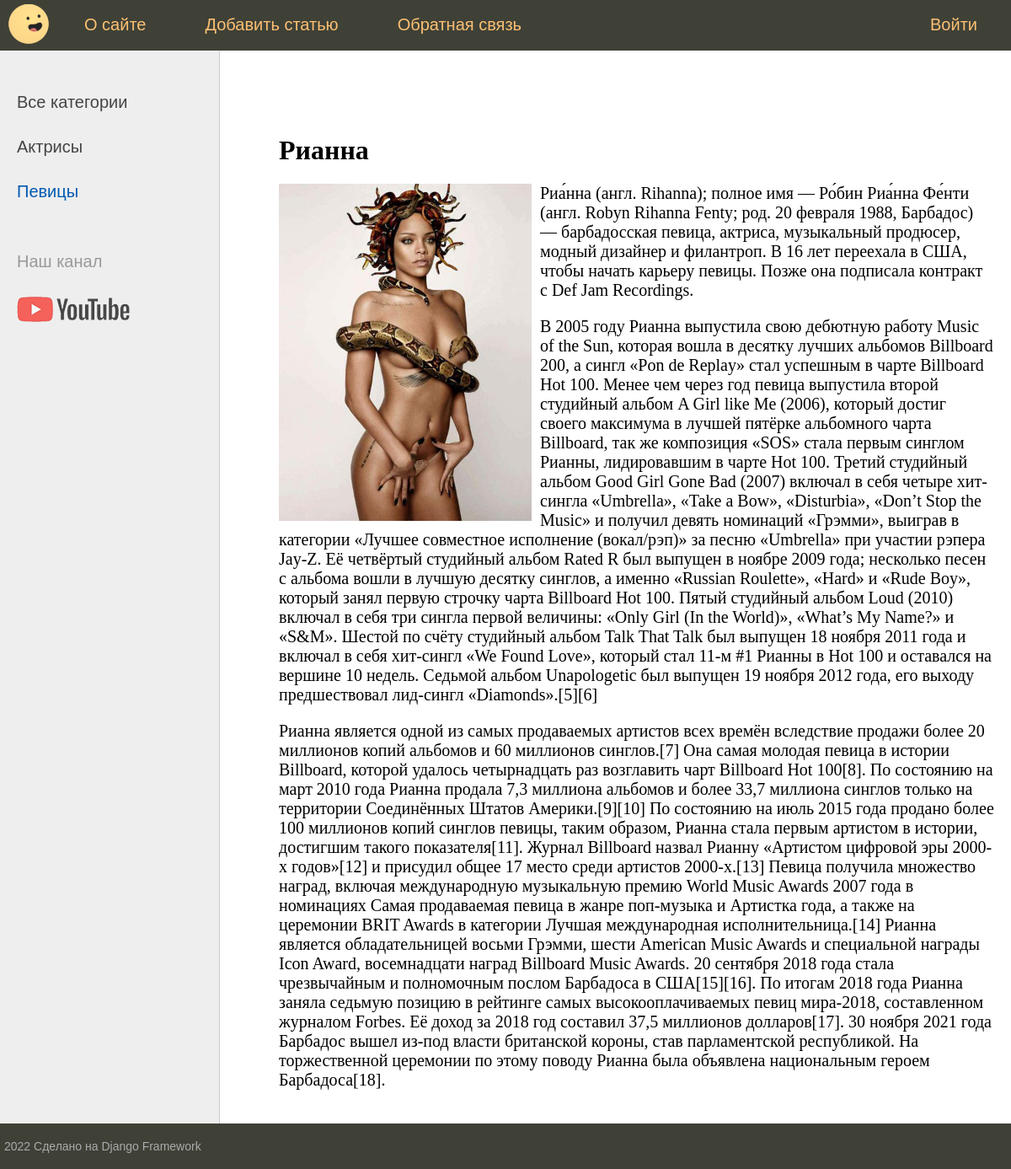
Screenshot of /post/rianna with the database file from the repository.
### women/models.py (models this page shows, shortened)
class Category(models.Model):
    name = models.CharField(max_length=100, db_index=True, verbose_name="Категория")
    slug = models.SlugField(max_length=255, unique=True, db_index=True, verbose_name="URL")
    def get_absolute_url(self):
        return reverse('category', kwargs={'cat_slug': self.slug})
    class Meta:
        verbose_name = 'Категории'
        verbose_name_plural = 'Категории'
        ordering = ['id']

class Women(models.Model):
    title = models.CharField(max_length=255, verbose_name="Заголовок")
    slug = models.SlugField(max_length=255, unique=True, db_index=True, verbose_name="URL")
    content = models.TextField(blank=True, verbose_name="Текст статьи")
    photo = models.ImageField(upload_to="photos/%Y'/%m/%d/", verbose_name="Фото")
    time_create = models.DateTimeField(auto_now_add=True, verbose_name="Время создания")
    time_update = models.DateTimeField(auto_now=True, verbose_name="Время изменения")
    is_published = models.BooleanField(default=True, verbose_name="Публикация")
    cat = models.ForeignKey('Category', on_delete=models.PROTECT, verbose_name="Категория")
    class Meta:
        verbose_name = 'Известную женщину'
        verbose_name_plural = 'Известные женщины'
        ordering = ['-time_create', 'title']

### women/views.py (the view)
# urls.py: path('post/<slug:post_slug>', show_post, name='post'),
def show_post(request, post_slug):
    post = get_object_or_404(Women, slug=post_slug)
    context = {
        'post': post,
        'menu': menu,
        'title': post.title,
        'cat_selected': post.cat_id,
    }
    return render(request, 'women/post.html', context=context)

### women/templatetags/women_tags.py (called while the page is built)
@register.inclusion_tag('women/list_categories.html')
def show_categories(sort=None, cat_selected=0):
    if not sort:
        cats = Category.objects.all()
    else:
        cats = Category.objects.order_by(sort)
    return {'cats': cats, "cat_selected": cat_selected}

### women/templates/women/post.html
{% extends 'women/base.html' %}
{% block content %}
<h1>{{post.title}}</h1>
{% if post.photo %}
<p><img class="img-article-left" src="{{post.photo.url}}" alt="Не нашел картинку :("></p>
{% endif %}
{{post.content|linebreaks}}
{% endblock %}

### women/templates/women/list_categories.html
{% for c in cats %}
{% if c.pk == cat_selected %}
<li class="selected">{{c.name}}</li>
{% else %}
<li><a href="{{ c.get_absolute_url }}">{{c.name}}</a></li>
{% endif %}
{% endfor %}

### women/static/women/css/styles.css (style rules this page uses)
html, body { font-family: 'Arial'; margin: 0; padding: 0; height: 100%; width: 100%; color: #444; }
a { color: #0059b2; text-decoration: none; }
img { max-width: 600px; height: auto; }
img.img-article-left { max-width: 300px; height: auto; float: left; padding: 0 10px 10px 0; }
.left-chapters ul li { margin: 30px 0 0 0; color: #999; }
.left-chapters ul li.selected { color: #0059b2; }
.left-chapters ul li a { color: #444; text-decoration: none; }
.content-text h1 { font-size: 32px; }

### rows the page displays
Category: name "Актрисы"
Category: name "Певицы"
Women: title "Рианна", photo (picture), content "Риа́нна (англ. Rihanna); полное имя — Ро́бин Риа́нна Фе́нти (англ. Robyn Rihanna Fenty; род. 20 февраля 1988, Барбадос) — барбадосская певица, актриса, музыкальный продюсер, модный дизайнер и филантроп. В 16 лет переехала в США, чтобы начать карьеру певицы. Позже она подписала контракт с Def Jam Recordings. В 2005 году Рианна выпустила свою дебютную работу Music of the Sun, которая вошла в десятку лучших альбомов Billboard 200, а сингл «Pon de Replay» стал успешным в чарте Billboard Hot 100. Менее чем через год певица выпустила второй студийный альбом A Girl like Me (2006), который достиг своего максимума в лучшей пятёрке альбомного чарта Billboard, так же композиция «SOS» стала первым…"

### other values shown
{{ m.title }} "О сайте" "Добавить статью" "Обратная связь"
{{ m.title }} "Войти"
